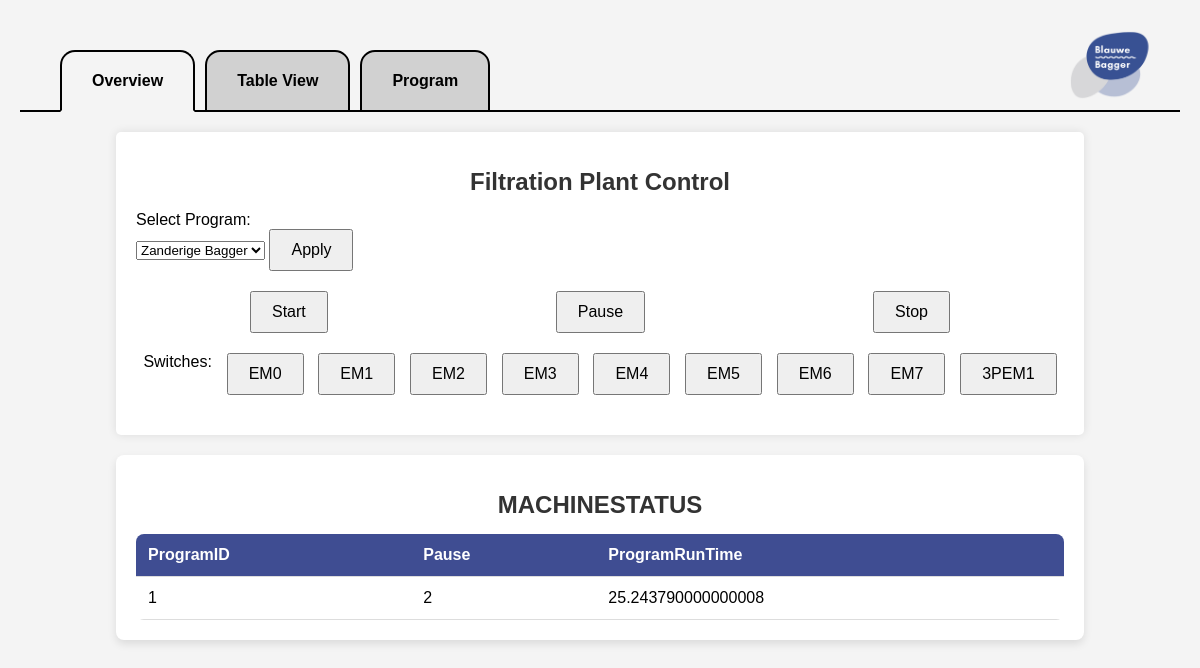
Before: / with the older database file.
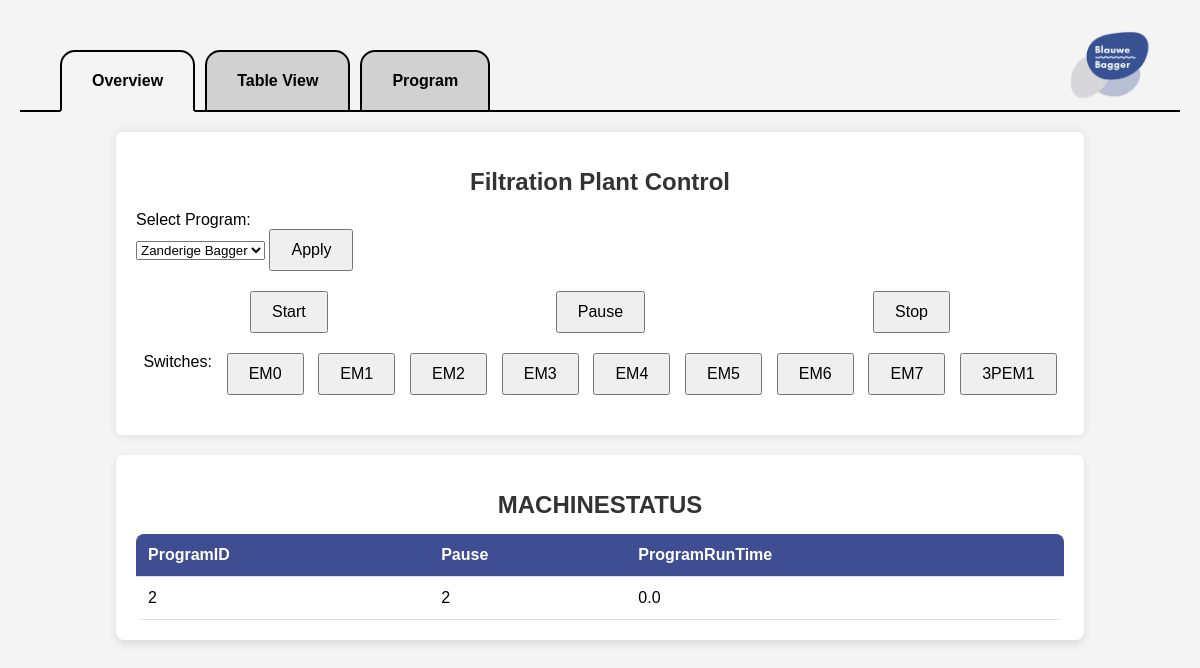
After: the same page with the newer database file.
### tables this page shows
CREATE TABLE SWITCH (
    SwitchID INTEGER PRIMARY KEY AUTOINCREMENT,
    Name TEXT NOT NULL,
    TuyaID TEXT NOT NULL,
    IPAddress TEXT NOT NULL,
    LocalKey TEXT NOT NULL,
    TuyaVersion REAL NOT NULL,
    MeterIDS TEXT,
    MeterMin TEXT,
    MeterMax TEXT
);

CREATE TABLE MACHINESTATUS (
    ProgramID INTEGER NOT NULL,
    Pause INTEGER NOT NULL CHECK (Pause IN (0,1,2)),
    ProgramRunTime REAL NOT NULL,
    PRIMARY KEY (ProgramID),
    FOREIGN KEY (ProgramID) REFERENCES PROGRAM(ProgramID)
);

### server/server.py (the view, shortened to what this page needs)
@app.route("/")
def overview():
    machineStatus = sF.getTable("MACHINESTATUS",0)
    programs = sF.getTable("PROGRAM",0)
    switches = sF.getTable("SWITCH",0)
    stages = sF.getTable("STAGE",0)
    programID = int(machineStatus[0]["ProgramID"])
    pause = int(machineStatus[0]["Pause"])
    programRunTime = machineStatus[0]["ProgramRunTime"]
    currentStage = 0
    if pause == 1:
        currentStage = 1
    activeSwitches = []
    if currentStage != 0:
        activeSwitches = [int(item) for item in stages[currentStage-1]["SwitchIDS"].split(',')]
    print(activeSwitches)
    print(currentStage)
    return render_template('overview.html',machineStatus=machineStatus,programs=programs,switches=switches,activeSwitches=activeSwitches)

### server/serverFunctions/getTable.py (called while the page is built)
def getTable(table,add):
    db = sqlite3.connect('../data/machine.db',timeout=5)
    cs = db.execute('SELECT * FROM ' + table)
    ns = [description[0] for description in cs.description]
    result = []
    rows = 1;
    for ci in cs:
        result.append(dict(zip(ns,ci)))
        rows = rows + 1
    if add:
        if table != "MACHINESTATUS":
            result.append(dict(zip(ns,[rows]+[None]*len(ns))))
    else:
        if not result:
            result.append(dict(zip(ns,[rows]+[None]*len(ns))))
    db.close()
    return result

### server/templates/overview.html
{% extends "layout.html" %}
{% block main %}
    <div class="container">
        <h1>Filtration Plant Control</h1>
        <div>
            Select Program:
            <form action="/selectprogram/" method="POST">
            <select name="program">
                {% for program in programs %}
                <option value={{ program["ProgramID"] }}>{{ program["Name"] }}</option>
                {% endfor %}
            </select>
            <input type="submit" value="Apply"/>
            </form>
        </div>
        <div class="controls">
        <form action="/start">
            <input type="submit" id="start-btn" value="Start"/>
        </form>
        <form action="/pause">
            <input type="submit" id="pause-btn" value="Pause"/>
        </form>
        <form action="/stop">
            <input type="submit" id="stop-btn" value="Stop"/>
        </form>
        </div>
        <div class="switches">
            Switches:
            {% for switch in switches %}
            {% if switch["SwitchID"] in activeSwitches %}
            <form action="/toggleswitch/{{ switch["SwitchID"] }}">
                <input type="submit" class="switch-active" id="switch-btn" value="{{ switch["Name"] }}"/>
            </form>
            {% else %}
            <form action="/toggleswitch/{{ switch["SwitchID"] }}">
                <input type="submit" id="switch-btn" value="{{ switch["Name"] }}"/>
            </form>
            {% endif %}
            {% endfor %}
        </div>
    </div>
    <div class="table-container">
        <h1>MACHINESTATUS</h1>
                <table>
                        <thead>
                                <tr>
                {% for key, value in machineStatus[0].items() %}
                                                <th>{{key}}</th>
                                        {% endfor %}
                                </tr>
                           </thead>
                        <tbody>
                                {% for item in machineStatus %}
                                        <tr>
                                                {% for key, value in item.items() %}
                                                        <td>{{value}}</th>
                                                {% endfor %}
                                        </tr>
                                {% endfor %}
                        </tbody>
                </table>
        </div>
{% endblock %}

### server/templates/layout.html (shortened to what this page needs)
<!DOCTYPE html>
<html lang="en">
	<head>
        <link rel="stylesheet" href="/static/styles.css">
	</head>
	<nav>
		<div class="navbar">
			<ul>
				<li class="nav-item">
					<a id="nav-link-overview" href="/">
						<span>Overview</span>
					</a>
				</li>
				<li class="nav-item">
					<a id="nav-link-tableview" href="/tableview">
						<span>Table View</span>
					</a>
				</li>
				<li class="nav-item">
					<a id="nav-link-program" href="/program">
						<span>Program</span>
					</a>
				</li>
			</ul>
            <img src="static/images/BlauweBaggerLogo.png" class="nav-logo">
		</div>
	</nav>
	<main>
		{% block main %}{% endblock %}
	</main>

### server/static/styles.css (style rules this page uses)
.container { max-width: 80%; margin: auto; margin-top:20px; background: white; padding: 20px; border-radius: 5px; box-shadow: 0 0 10px rgba(0, 0, 0, 0.1); }
.table-container { width: 80%; margin: 20px auto; padding: 20px; background: #fff; box-shadow: 0 4px 8px rgba(0, 0, 0, 0.1); border-radius: 8px; }
h1 { text-align: center; font-size: 1.5rem; margin-bottom: 15px; color: #333; }
.table-container table { width: 100%; border-collapse: collapse; overflow: hidden; border-radius: 8px; }
.table-container thead { background: #3F4D92; color: #fff; }
.table-container th, .table-container td { padding: 12px; text-align: left; border-bottom: 1px solid #ddd; }
h1 { text-align: center; }
.controls, .switches { display: flex; justify-content: space-around; margin: 20px 0; }
input { padding: 10px 20px; font-size: 16px; cursor: pointer; }
nav { background: transparent; }
nav ul { list-style: none; display: flex; gap: 10px; padding: 10px 0 0 40px; margin:0; }
nav li { position: relative; height:40px; }
nav a { text-decoration: none; background: #d1d1d1; color: black; padding: 20px 30px; display: inline-block; border: 2px solid black; border-bottom: 2px solid black; border-radius: 15px 15px 0 0; font-weight: bold; position: relative; z-index: 1; height: 18px; }
.active { border-bottom:2px solid #f4f4f4; background: #f4f4f4; }
.navbar { display: flex; justify-content: space-between; align-items: center; width: 100%; border-bottom:2px solid black; height: 90px; }
.nav-logo { height: 70px; width: auto; margin-right: 20px; }

Changed rows visible on the page:
removed MACHINESTATUS: key "ProgramRunTime", item "1" "2", ProgramRunTime "25.243790000000008"
added MACHINESTATUS: key "ProgramRunTime", item "2" "2", ProgramRunTime "0.0"
